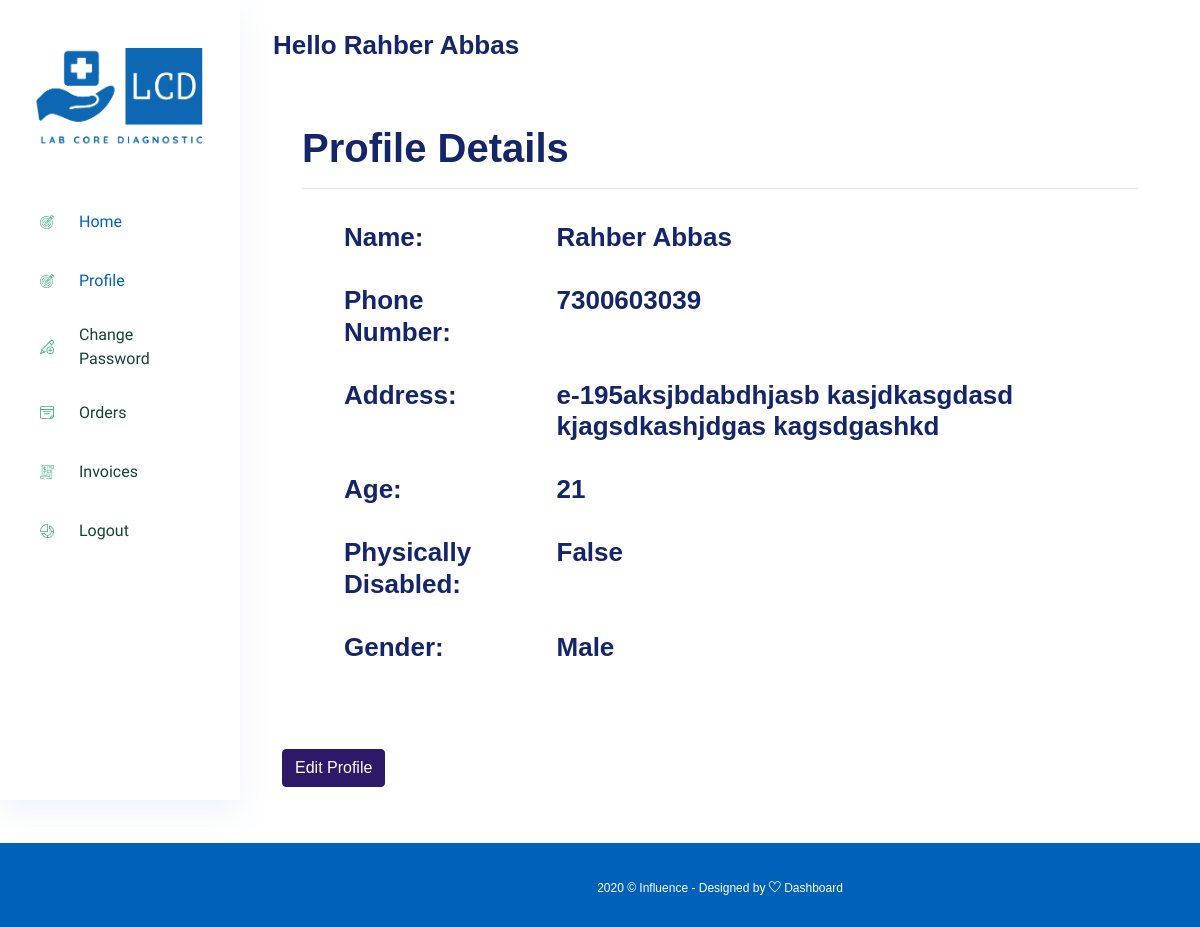
/profile/ (signed in), run on an earlier commit of the app's database.
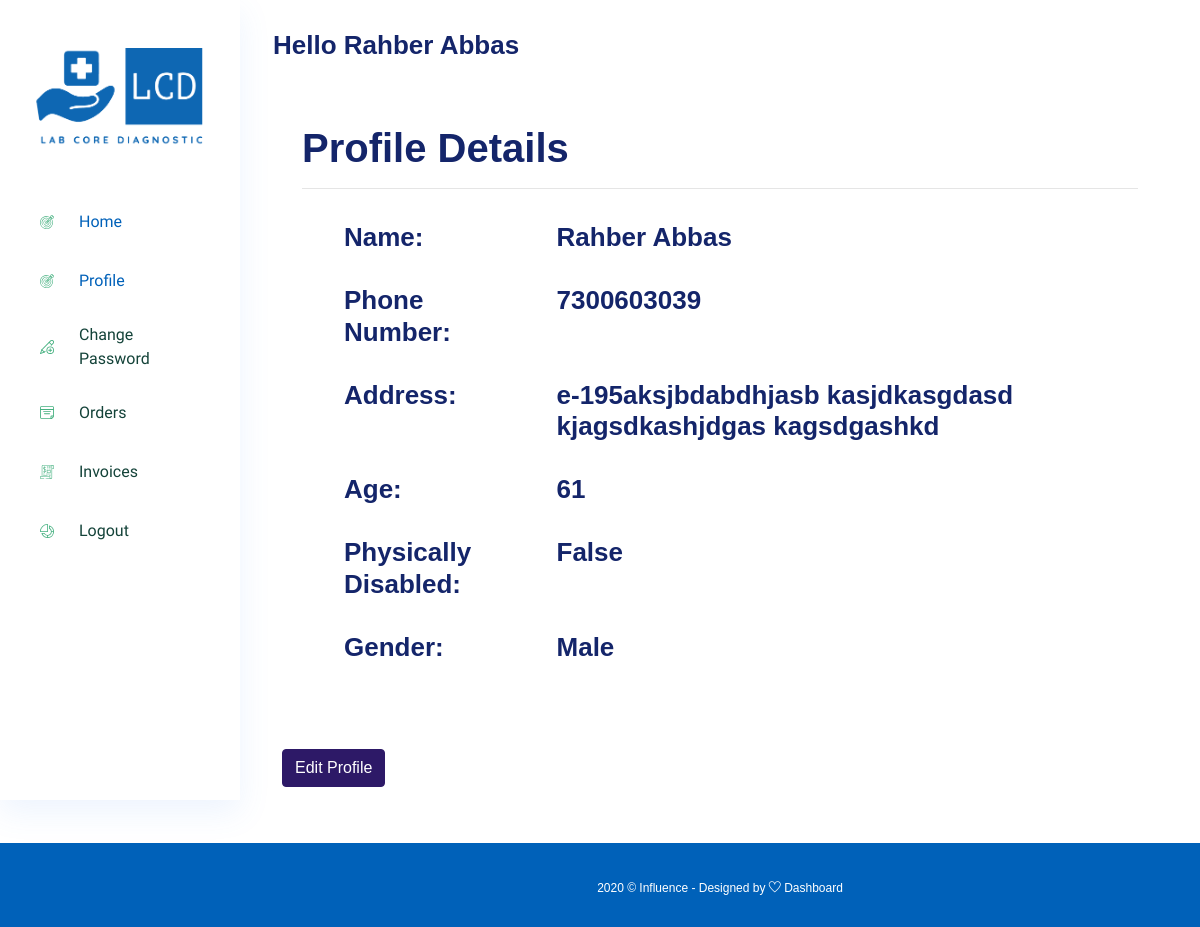
And on a later commit of the database.
### account/models.py (models this page shows, shortened)
class User(AbstractBaseUser):
    email = models.EmailField(verbose_name='email address', max_length=256, unique=True)
    date_of_birth = models.DateField(null=True, blank=True)
    is_active = models.BooleanField(default=True)
    is_admin = models.BooleanField(default=False)
    is_email_verified = models.BooleanField(default=False)
    objects =  UserManager()
    USERNAME_FIELD = 'email'
    REQUIRED_FIELDS = ['date_of_birth']

class Profile(models.Model):
    GENDER_CHOICES = (
        ('Male', 'Male'),
        ('Female', 'Female'),
    )
    BLOOD_GROUP = (
        ('A+', 'A+'),
        ('A-', 'A-'),
        ('B+', 'B+'),
        ('B-', 'B-'),
        ('O+', 'O+'),
        ('O-', 'O-'),
        ('AB+', 'AB+'),
        ('AB-', 'AB-'),
    )
    user = models.OneToOneField(MainUser, on_delete=models.CASCADE)
    first_name = models.CharField(max_length=256, blank=True)
    last_name = models.CharField(max_length=256, null=True)
    phone_regex = RegexValidator( regex = r'^\d{10}$',message = "phone number should exactly be in 10 digits")
    phone_no = models.CharField(max_length=12, validators=[phone_regex], null=True, blank=True)
    address = models.TextField(null=True, blank=True)
    age = models.CharField(max_length=256, null=True, blank=True)
    physically_disabled = models.BooleanField(default=False)
    gender = models.CharField(choices=GENDER_CHOICES, max_length=6, null=True, blank=True)
    blood_group = models.CharField(max_length=3, choices=BLOOD_GROUP, null=True, blank=True)

### account/views.py (the view)
# urls.py: path('profile/', profile, name='profile'),
@login_required(login_url='/login/')
def profile(request):
    profile = Profile.objects.filter(user=request.user)
    return render(request, 'dashboard/profile.html', {'profile': profile})

### templates/dashboard/profile.html (shortened to what this page needs)
{% extends 'dashboard/base.html' %}
{% block content %}
<div class="col-lg-12">
    <div class="white_card card_height_100 mb_30">
        <div class="white_card_body">
            <div class="card-body">
                <div>
                    <h1> Profile Details </h1>
                </div>
                <hr>
                {% for po in profile %}
                <div class="white_card_body">
                    <div class="table-responsive">
                        <table class="table">
                            <tbody>
                                <tr>
                                    <td><h3>Name:</h3></td>
                                    <td><h3>{{po.first_name}} {{po.last_name}}</h3></td>
                                </tr>
                                <tr>
                                    <td><h3>Phone Number:</h3></td>
                                    <td><h3>{{po.phone_no}}</h3></td>
                                </tr>
                                <tr>
                                    <td><h3>Address:</h3></td>
                                    <td><h3>{{po.address}}</h3></td>
                                </tr>
                                <tr>
                                    <td><h3>Age:</h3></td>
                                    <td><h3>{{po.age}}</h3></td>
                                </tr>
                                <tr>
                                    <td><h3>Physically Disabled:</h3></td>
                                    <td><h3>{{po.physically_disabled}}</h3></td>
                                </tr>
                                <tr>
                                    <td><h3>Gender:</h3></td>
                                    <td><h3>{{po.gender}}</h3></td>
                                </tr>
                            </tbody>
                        </table>
                    </div>
                </div>
                {% endfor %}
            </div>
            <a href="{% url 'editprofile' %}" class="btn btn-primary">Edit Profile</a>
        </div>
    </div>
</div>
{% endblock %}

### templates/dashboard/base.html (shortened to what this page needs)
{% load static %}
<!DOCTYPE html>
<html lang="zxx">
<head>
    <link rel="stylesheet" href="{% static 'new/css/bootstrap.min.css' %}" />
    <link rel="stylesheet" href="{% static 'new/vendors/themefy_icon/themify-icons.css' %}" />
    <link rel="stylesheet" href="{% static 'new/css/metisMenu.css' %}">
    <link rel="stylesheet" href="{% static 'new/css/style.css' %}" />
    <link rel="stylesheet" href="{% static 'new/css/colors/default.css' %}" id="colorSkinCSS">
</head>
<body class="crm_body_bg">
    <nav class="sidebar vertical-scroll  ps-container ps-theme-default ps-active-y">
        <div class="logo d-flex justify-content-between">
            <a href="{% url 'index' %}"><img src="{% static 'images/main_logo.png' %}" alt=""></a>
        </div>
        <ul id="sidebar_menu">
            <li class="">
                <a href="{% url 'index' %}" aria-expanded="false">
                    <div class="icon_menu">
                        <img src="{% static 'new/img/menu-icon/5.svg' %}" alt="">
                    </div>
                    <span>Home</span>
                </a>
            </li>
            <li class="">
                <a href="{% url 'profile' %}" aria-expanded="false">
                    <div class="icon_menu">
                        <img src="{% static 'new/img/menu-icon/5.svg' %}" alt="">
                    </div>
                    <span>Profile</span>
                </a>
            </li>
            <li class="">
                <a href="{% url 'changepass' %}" aria-expanded="false">
                    <div class="icon_menu">
                        <img src="{% static 'new/img/menu-icon/11.svg' %}" alt="">
                    </div>
                    <span>Change Password</span>
                </a>
            </li>
            <li class="">
                <a href="{% url 'order' %}" aria-expanded="false">
                    <div class="icon_menu">
                        <img src="{% static 'new/img/menu-icon/4.svg' %}" alt="">
                    </div>
                    <span>Orders</span>
                </a>
            </li>
            <li class="">
                <a href="Board.html" aria-expanded="false">
                    <div class="icon_menu">
                        <img src="{% static 'new/img/menu-icon/6.svg' %}" alt="">
                    </div>
                    <span>Invoices</span>
                </a>
            </li>
            <li class="">
                <a href="Board.html" aria-expanded="false">
                    <div class="icon_menu">
                        <img src="{% static 'new/img/menu-icon/15.svg' %}" alt="">
                    </div>
                    <span>Logout</span>
                </a>
            </li>
        </ul>
    </nav>
    <section class="main_content dashboard_part large_header_bg">
        <div class="container-fluid no-gutters">
            <div class="row">
                <div class="col-lg-12 p-0 ">
                    <div class="header_iner d-flex justify-content-between align-items-center">
                        <div class="serach_field-area d-flex align-items-center">
                                <div class="search_inner">
                                    {% if request.user.profile.first_name %}
                                    <h3>Hello {{request.user.profile.first_name}} {{request.user.profile.last_name}}</h3>
                                    {% else %}
                                    <h3>Hello User</h3>
                                    {% endif %}
                                </div>
                            </div>
                    </div>
                </div>
            </div>
        </div>
        {% block content %}
        {% endblock %}
        <div class="footer_part">
            <div class="container-fluid">
                <div class="row">
                    <div class="col-lg-12">
                        <div class="footer_iner text-center">
                            <p>2020 © Influence - Designed by <a href="#"> <i class="ti-heart"></i> </a><a href="#">
                                    Dashboard</a></p>
                        </div>
                    </div>
                </div>
            </div>
        </div>
    </section>
</body>
</html>

What changed in the data, as far as the page shows it:
changed Profile "Rahber": age "21" → "61"
